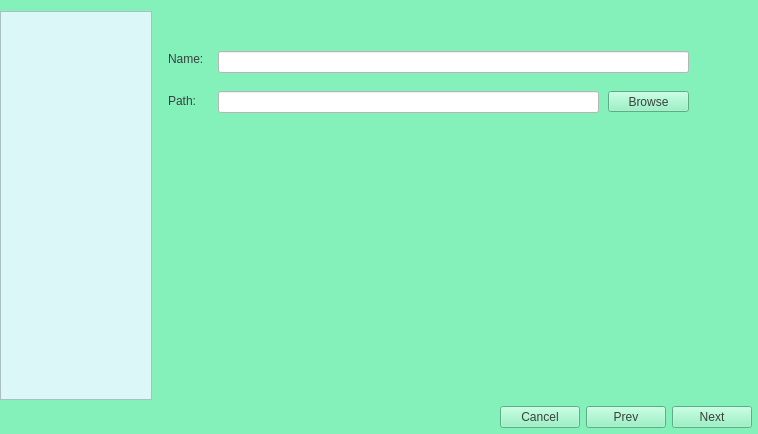
<?xml version="1.0" encoding="UTF-8"?>
<ui version="4.0">
 <class>NewProjectForm</class>
 <widget class="QWidget" name="NewProjectForm">
  <property name="geometry">
   <rect>
    <x>0</x>
    <y>0</y>
    <width>758</width>
    <height>434</height>
   </rect>
  </property>
  <property name="windowTitle">
   <string>Form</string>
  </property>
  <property name="styleSheet">
   <string notr="true">QWidget
{
background-color: #84f1ba;
color:  #394040;
}
QLineEdit
{
background-color: #ffffff;
}</string>
  </property>
  <layout class="QVBoxLayout" name="verticalLayout">
   <property name="leftMargin">
    <number>0</number>
   </property>
   <property name="rightMargin">
    <number>0</number>
   </property>
   <property name="bottomMargin">
    <number>0</number>
   </property>
   <item>
    <layout class="QHBoxLayout" name="horizontalLayout_2">
     <property name="bottomMargin">
      <number>0</number>
     </property>
     <item>
      <widget class="CustomListWidget" name="listWidget">
       <property name="sizePolicy">
        <sizepolicy hsizetype="Fixed" vsizetype="Expanding">
         <horstretch>0</horstretch>
         <verstretch>0</verstretch>
        </sizepolicy>
       </property>
       <property name="minimumSize">
        <size>
         <width>150</width>
         <height>384</height>
        </size>
       </property>
       <property name="baseSize">
        <size>
         <width>80</width>
         <height>0</height>
        </size>
       </property>
       <property name="layoutDirection">
        <enum>Qt::LeftToRight</enum>
       </property>
       <property name="styleSheet">
        <string notr="true">QListWidget
{
background-color: #dcf7f7;
color:#394040;
}</string>
       </property>
       <property name="frameShape">
        <enum>QFrame::StyledPanel</enum>
       </property>
       <property name="frameShadow">
        <enum>QFrame::Plain</enum>
       </property>
       <property name="lineWidth">
        <number>1</number>
       </property>
       <property name="movement">
        <enum>QListView::Free</enum>
       </property>
       <property name="flow">
        <enum>QListView::TopToBottom</enum>
       </property>
       <property name="layoutMode">
        <enum>QListView::SinglePass</enum>
       </property>
       <property name="spacing">
        <number>2</number>
       </property>
      </widget>
     </item>
     <item>
      <widget class="CustomStackedWidget" name="stackedWidget">
       <property name="sizePolicy">
        <sizepolicy hsizetype="Fixed" vsizetype="Minimum">
         <horstretch>0</horstretch>
         <verstretch>0</verstretch>
        </sizepolicy>
       </property>
       <property name="minimumSize">
        <size>
         <width>600</width>
         <height>384</height>
        </size>
       </property>
       <property name="styleSheet">
        <string notr="true">QWidget
{
background-color: #84f1ba;
color:  #394040;
}</string>
       </property>
       <property name="currentIndex">
        <number>0</number>
       </property>
       <widget class="QWidget" name="page_2">
        <widget class="QLabel" name="label">
         <property name="geometry">
          <rect>
           <x>10</x>
           <y>40</y>
           <width>41</width>
           <height>16</height>
          </rect>
         </property>
         <property name="text">
          <string>Name:</string>
         </property>
        </widget>
        <widget class="QLineEdit" name="projectNameLine">
         <property name="geometry">
          <rect>
           <x>60</x>
           <y>40</y>
           <width>471</width>
           <height>22</height>
          </rect>
         </property>
         <property name="styleSheet">
          <string notr="true">background-color: #ffffff;</string>
         </property>
        </widget>
        <widget class="QPushButton" name="pushBrowsePathButton">
         <property name="geometry">
          <rect>
           <x>450</x>
           <y>80</y>
           <width>81</width>
           <height>21</height>
          </rect>
         </property>
         <property name="text">
          <string>Browse</string>
         </property>
        </widget>
        <widget class="QLabel" name="label_2">
         <property name="geometry">
          <rect>
           <x>10</x>
           <y>80</y>
           <width>41</width>
           <height>20</height>
          </rect>
         </property>
         <property name="text">
          <string>Path:</string>
         </property>
        </widget>
        <widget class="QLineEdit" name="projectPathLine">
         <property name="geometry">
          <rect>
           <x>60</x>
           <y>80</y>
           <width>381</width>
           <height>22</height>
          </rect>
         </property>
         <property name="styleSheet">
          <string notr="true">background-color: #ffffff;</string>
         </property>
        </widget>
       </widget>
       <widget class="QWidget" name="page">
        <widget class="QLabel" name="label_3">
         <property name="geometry">
          <rect>
           <x>10</x>
           <y>10</y>
           <width>121</width>
           <height>31</height>
          </rect>
         </property>
         <property name="text">
          <string>Choose template</string>
         </property>
        </widget>
        <widget class="QComboBox" name="comboBox">
         <property name="geometry">
          <rect>
           <x>10</x>
           <y>50</y>
           <width>191</width>
           <height>22</height>
          </rect>
         </property>
         <property name="styleSheet">
          <string notr="true">background-color: #ffffff;</string>
         </property>
         <item>
          <property name="text">
           <string>None</string>
          </property>
         </item>
         <item>
          <property name="text">
           <string>Activity diagram</string>
          </property>
         </item>
         <item>
          <property name="text">
           <string>Class diagram</string>
          </property>
         </item>
         <item>
          <property name="text">
           <string>Communication diagram</string>
          </property>
         </item>
         <item>
          <property name="text">
           <string>Deployment diagram</string>
          </property>
         </item>
         <item>
          <property name="text">
           <string>Precendence diagram</string>
          </property>
         </item>
         <item>
          <property name="text">
           <string>Sequence diagram</string>
          </property>
         </item>
        </widget>
       </widget>
       <widget class="QWidget" name="page_3">
        <widget class="QLabel" name="label_4">
         <property name="geometry">
          <rect>
           <x>10</x>
           <y>80</y>
           <width>121</width>
           <height>41</height>
          </rect>
         </property>
         <property name="text">
          <string>Choose language</string>
         </property>
        </widget>
        <widget class="QComboBox" name="comboBox_2">
         <property name="geometry">
          <rect>
           <x>10</x>
           <y>120</y>
           <width>111</width>
           <height>21</height>
          </rect>
         </property>
         <property name="styleSheet">
          <string notr="true">background-color: #ffffff;</string>
         </property>
         <item>
          <property name="text">
           <string>C++</string>
          </property>
         </item>
         <item>
          <property name="text">
           <string>Java</string>
          </property>
         </item>
         <item>
          <property name="text">
           <string>C#</string>
          </property>
         </item>
        </widget>
        <widget class="QLineEdit" name="lineEdit">
         <property name="geometry">
          <rect>
           <x>50</x>
           <y>50</y>
           <width>441</width>
           <height>22</height>
          </rect>
         </property>
         <property name="styleSheet">
          <string notr="true">background-color: #ffffff;</string>
         </property>
        </widget>
        <widget class="QPushButton" name="BrowseCodeButton">
         <property name="geometry">
          <rect>
           <x>500</x>
           <y>50</y>
           <width>81</width>
           <height>22</height>
          </rect>
         </property>
         <property name="text">
          <string>Browse</string>
         </property>
        </widget>
        <widget class="QLabel" name="label_5">
         <property name="geometry">
          <rect>
           <x>10</x>
           <y>50</y>
           <width>51</width>
           <height>21</height>
          </rect>
         </property>
         <property name="text">
          <string>Path:</string>
         </property>
        </widget>
       </widget>
       <widget class="QWidget" name="page_4">
        <layout class="QGridLayout" name="gridLayout">
         <item row="0" column="0" colspan="2">
          <widget class="QLabel" name="label_6">
           <property name="text">
            <string>File to be added in</string>
           </property>
          </widget>
         </item>
         <item row="3" column="1">
          <widget class="QLabel" name="labelTemplate">
           <property name="text">
            <string/>
           </property>
          </widget>
         </item>
         <item row="4" column="0">
          <widget class="QLabel" name="label_10">
           <property name="text">
            <string>Source code path:</string>
           </property>
          </widget>
         </item>
         <item row="2" column="1">
          <widget class="QLabel" name="labelFileName">
           <property name="text">
            <string/>
           </property>
          </widget>
         </item>
         <item row="5" column="1">
          <spacer name="verticalSpacer">
           <property name="orientation">
            <enum>Qt::Vertical</enum>
           </property>
           <property name="sizeType">
            <enum>QSizePolicy::Preferred</enum>
           </property>
           <property name="sizeHint" stdset="0">
            <size>
             <width>20</width>
             <height>200</height>
            </size>
           </property>
          </spacer>
         </item>
         <item row="1" column="1">
          <widget class="QLabel" name="labelFilePath">
           <property name="text">
            <string/>
           </property>
          </widget>
         </item>
         <item row="1" column="0">
          <widget class="QLabel" name="label_7">
           <property name="sizePolicy">
            <sizepolicy hsizetype="Fixed" vsizetype="Preferred">
             <horstretch>0</horstretch>
             <verstretch>0</verstretch>
            </sizepolicy>
           </property>
           <property name="text">
            <string>Path:</string>
           </property>
          </widget>
         </item>
         <item row="4" column="1">
          <widget class="QLabel" name="labelSourceCode">
           <property name="text">
            <string/>
           </property>
          </widget>
         </item>
         <item row="3" column="0">
          <widget class="QLabel" name="label_9">
           <property name="text">
            <string>Template:</string>
           </property>
          </widget>
         </item>
         <item row="2" column="0">
          <widget class="QLabel" name="label_8">
           <property name="text">
            <string>Name:</string>
           </property>
          </widget>
         </item>
        </layout>
       </widget>
      </widget>
     </item>
    </layout>
   </item>
   <item>
    <layout class="QHBoxLayout" name="horizontalLayout_3">
     <property name="rightMargin">
      <number>6</number>
     </property>
     <property name="bottomMargin">
      <number>6</number>
     </property>
     <item>
      <spacer name="horizontalSpacer">
       <property name="orientation">
        <enum>Qt::Horizontal</enum>
       </property>
       <property name="sizeHint" stdset="0">
        <size>
         <width>40</width>
         <height>20</height>
        </size>
       </property>
      </spacer>
     </item>
     <item>
      <widget class="QPushButton" name="CancelButton">
       <property name="text">
        <string>Cancel</string>
       </property>
      </widget>
     </item>
     <item>
      <widget class="QPushButton" name="PrevPageButton">
       <property name="text">
        <string>Prev</string>
       </property>
      </widget>
     </item>
     <item>
      <widget class="QPushButton" name="NextPageButton">
       <property name="text">
        <string>Next</string>
       </property>
      </widget>
     </item>
    </layout>
   </item>
  </layout>
 </widget>
 <customwidgets>
  <customwidget>
   <class>CustomStackedWidget</class>
   <extends>QStackedWidget</extends>
   <header location="global">CustomStackedWidget.h</header>
   <container>1</container>
  </customwidget>
  <customwidget>
   <class>CustomListWidget</class>
   <extends>QListWidget</extends>
   <header location="global">CustomListWidget.h</header>
  </customwidget>
 </customwidgets>
 <resources/>
 <connections/>
</ui>
